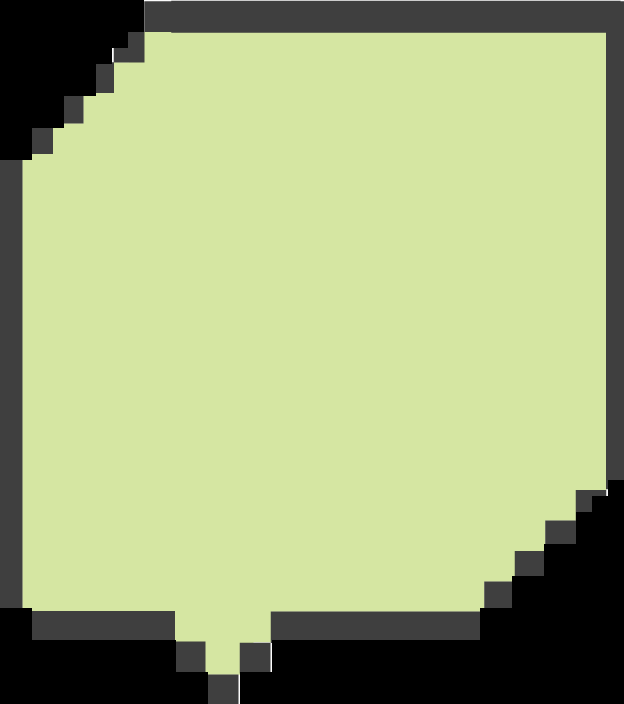

The image is a tile-based game level rendered from a .tmx file. Its description and source (layers, tilesets, objects; grid data summarised) follow:
An orthogonal 39x44 tile map with 16x16 px tiles, 1 tile layer (Tile Layer 1).

<map version="1.5" tiledversion="1.5.0" orientation="orthogonal" renderorder="right-down" width="39" height="44" tilewidth="16" tileheight="16" infinite="0" nextlayerid="2" nextobjectid="1">
 <tileset firstgid="1" name="73415-OF1FB7-599" tilewidth="16" tileheight="16" tilecount="43472" columns="208">
  <image source="pixelated-speech-bubble-set/73415-OF1FB7-599.png" trans="000000" width="3334" height="3346" />
 </tileset>
 <layer id="1" name="Tile Layer 1" width="39" height="44">
  <data>[1716 cells, 1464 non-empty, 1464 distinct tile ids]</data>
 </layer>
</map>
